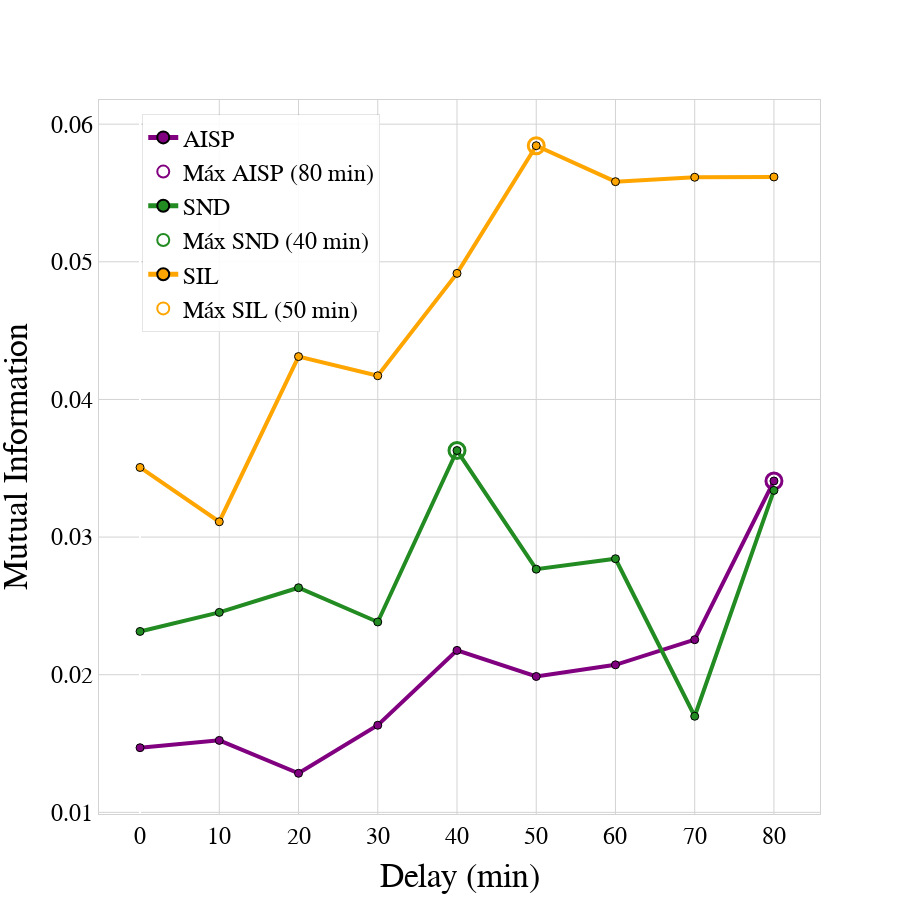

The notebook cell this image was saved under:
### Code cell
import pandas as pd
import numpy as np
from sklearn.feature_selection import mutual_info_regression
import plotly.graph_objects as go

# --- AISP ---
merged1 = pd.read_csv('/home/nivelrios/documentos/Mburicao Project/data/external/aisp_local_nivel_merged.csv', index_col=0, parse_dates=True)
merged1_copy = merged1.copy()
merged1_copy['aisp_std'] = (merged1_copy['aisp'] - merged1_copy['aisp'].mean()) / merged1['aisp'].std()
merged1_copy['nivel_std'] = (merged1_copy['nivel'] - merged1_copy['nivel'].mean()) / merged1['nivel'].std()

# --- SND ---
merged2 = pd.read_csv('/home/nivelrios/documentos/Mburicao Project/data/external/snd_local_nivel_merged.csv', index_col=0, parse_dates=True)
merged2_copy = merged2.copy()
merged2_copy['snd_std'] = (merged2_copy['snd'] - merged2_copy['snd'].mean()) / merged2['snd'].std()
merged2_copy['nivel_std'] = (merged2_copy['nivel'] - merged2_copy['nivel'].mean()) / merged2['nivel'].std()

# --- SIL ---
merged3 = pd.read_csv('/home/nivelrios/documentos/Mburicao Project/data/external/sil_nivel_merged.csv', index_col=0, parse_dates=True)
merged3_copy = merged3.copy()
merged3_copy['sil_std'] = (merged3_copy['sil'] - merged3_copy['sil'].mean()) / merged3['sil'].std()
merged3_copy['nivel_std'] = (merged3_copy['nivel'] - merged3_copy['nivel'].mean()) / merged3['nivel'].std()

# --- Parámetros de retardo ---
delays_minutes = np.arange(0, 81, 10)
delays_steps = delays_minutes // 10

# --- Calcular MI: AISP ---
mi_values_aisp = []
for d in delays_steps:
    aisp_shifted = merged1['aisp'].shift(d)
    df_temp = pd.DataFrame({'nivel': merged1['nivel'], 'aisp_shifted': aisp_shifted}).dropna()
    mi = mutual_info_regression(df_temp[['nivel']], df_temp['aisp_shifted'], random_state=0)[0] if len(df_temp) > 0 else np.nan
    mi_values_aisp.append(mi)
idx_max_aisp = np.nanargmax(mi_values_aisp)
lag_aisp = delays_minutes[idx_max_aisp]
mi_max_aisp = mi_values_aisp[idx_max_aisp]

# --- Calcular MI: SND ---
mi_values_snd = []
for d in delays_steps:
    snd_shifted = merged2['snd'].shift(d)
    df_temp = pd.DataFrame({'nivel': merged2['nivel'], 'snd_shifted': snd_shifted}).dropna()
    mi = mutual_info_regression(df_temp[['nivel']], df_temp['snd_shifted'], random_state=0)[0] if len(df_temp) > 0 else np.nan
    mi_values_snd.append(mi)
idx_max_snd = np.nanargmax(mi_values_snd)
lag_snd = delays_minutes[idx_max_snd]
mi_max_snd = mi_values_snd[idx_max_snd]

# --- Calcular MI: SIL ---
mi_values_sil = []
for d in delays_steps:
    sil_shifted = merged3['sil'].shift(d)
    df_temp = pd.DataFrame({'nivel': merged3['nivel'], 'sil_shifted': sil_shifted}).dropna()
    mi = mutual_info_regression(df_temp[['nivel']], df_temp['sil_shifted'], random_state=0)[0] if len(df_temp) > 0 else np.nan
    mi_values_sil.append(mi)
idx_max_sil = np.nanargmax(mi_values_sil)
lag_sil = delays_minutes[idx_max_sil]
mi_max_sil = mi_values_sil[idx_max_sil]

# --- Crear figura combinada ---
# --- Crear figura combinada ---
fig = go.Figure()

# AISP trace
fig.add_trace(go.Scatter(
    x=delays_minutes,
    y=mi_values_aisp,
    mode='lines+markers',
    name='AISP',
    marker=dict(size=8, color='purple', line=dict(width=1, color='black')),
    line=dict(width=4, color='purple')
))
fig.add_trace(go.Scatter(
    x=[lag_aisp],
    y=[mi_max_aisp],
    mode='markers',
    name=f'Máx AISP ({lag_aisp} min)',
    marker=dict(
        size=16,
        color='purple',
        symbol='circle-open',
        line=dict(color='purple', width=3)
    )
))

# SND trace
fig.add_trace(go.Scatter(
    x=delays_minutes,
    y=mi_values_snd,
    mode='lines+markers',
    name='SND',
    marker=dict(size=8, color='forestgreen', line=dict(width=1, color='black')),
    line=dict(width=4, color='forestgreen')
))
fig.add_trace(go.Scatter(
    x=[lag_snd],
    y=[mi_max_snd],
    mode='markers',
    name=f'Máx SND ({lag_snd} min)',
    marker=dict(
        size=16,
        color='forestgreen',
        symbol='circle-open',
        line=dict(color='forestgreen', width=3)
    )
))

# SIL trace
fig.add_trace(go.Scatter(
    x=delays_minutes,
    y=mi_values_sil,
    mode='lines+markers',
    name='SIL',
    marker=dict(size=8, color='orange', line=dict(width=1, color='black')),
    line=dict(width=4, color='orange')
))
fig.add_trace(go.Scatter(
    x=[lag_sil],
    y=[mi_max_sil],
    mode='markers',
    name=f'Máx SIL ({lag_sil} min)',
    marker=dict(
        size=16,
        color='orange',
        symbol='circle-open',
        line=dict(color='orange', width=3)
    )
))

# --- Layout con fuente Arial ---
fig.update_layout(
    xaxis_title='Delay (min)',
    yaxis_title='Mutual Information',
    width=900,
    height=900,
    plot_bgcolor='white',
    paper_bgcolor='white',
    font=dict(family="Arial", size=24),
    
    # Leyenda ajustada al estilo de la imagen (translúcida, bordes suaves)
    legend=dict(
        #title='Stations',
        font=dict(size=24, color='black', family="Arial"),
        x=0.06,
        y=0.98,
        xanchor='left',
        yanchor='top',
        bgcolor='rgba(255, 255, 255, 0.9)',  # Fondo gris translúcido (ajusta el alpha)
        bordercolor='rgba(0, 0, 0, 0.1)',    # Borde semi-transparente
        borderwidth=1,
        itemsizing='constant',
        itemwidth=30,
        traceorder='normal',
    ),
    
    # Ejes (sin cambios)
    xaxis=dict(
        title_font=dict(size=34, color='black', family="Arial"),
        tickfont=dict(size=24, color='black', family="Arial"),
        showline=True,
        linewidth=1,
        linecolor='lightgray',
        mirror=True,
        gridcolor='lightgray'
    ),
    yaxis=dict(
        title_font=dict(size=34, color='black', family="Arial"),
        tickfont=dict(size=24, color='black', family="Arial"),
        showline=True,
        linewidth=1,
        linecolor='lightgray',
        mirror=True,
        gridcolor='lightgray'
    ),
   
)

fig.show()

### Figure 1 — Plotly figure (JSON) as saved in the notebook; plotly's stock layout.template omitted (floating-point values rounded to 4 significant figures)
{"data": [{"line": {"color": "purple", "width": 4}, "marker": {"color": "purple", "line": {"color": "black", "width": 1}, "size": 8}, "mode": "lines+markers", "name": "AISP", "type": "scatter", "x": [0, 10, 20, 30, 40, 50, 60, 70, 80], "y": [0.0147, 0.01523, 0.01284, 0.01633, 0.02177, 0.01987, 0.02072, 0.02254, 0.03408]}, {"marker": {"color": "purple", "line": {"color": "purple", "width": 3}, "size": 16, "symbol": "circle-open"}, "mode": "markers", "name": "Máx AISP (80 min)", "type": "scatter", "x": [80], "y": [0.03408]}, {"line": {"color": "forestgreen", "width": 4}, "marker": {"color": "forestgreen", "line": {"color": "black", "width": 1}, "size": 8}, "mode": "lines+markers", "name": "SND", "type": "scatter", "x": [0, 10, 20, 30, 40, 50, 60, 70, 80], "y": [0.02315, 0.02453, 0.02632, 0.02383, 0.03629, 0.02767, 0.02843, 0.01698, 0.03339]}, {"marker": {"color": "forestgreen", "line": {"color": "forestgreen", "width": 3}, "size": 16, "symbol": "circle-open"}, "mode": "markers", "name": "Máx SND (40 min)", "type": "scatter", "x": [40], "y": [0.03629]}, {"line": {"color": "orange", "width": 4}, "marker": {"color": "orange", "line": {"color": "black", "width": 1}, "size": 8}, "mode": "lines+markers", "name": "SIL", "type": "scatter", "x": [0, 10, 20, 30, 40, 50, 60, 70, 80], "y": [0.03506, 0.03111, 0.04311, 0.04172, 0.04916, 0.05844, 0.05582, 0.05614, 0.05616]}, {"marker": {"color": "orange", "line": {"color": "orange", "width": 3}, "size": 16, "symbol": "circle-open"}, "mode": "markers", "name": "Máx SIL (50 min)", "type": "scatter", "x": [50], "y": [0.05844]}], "layout": {"font": {"family": "Arial", "size": 24}, "height": 900, "legend": {"bgcolor": "rgba(255, 255, 255, 0.9)", "bordercolor": "rgba(0, 0, 0, 0.1)", "borderwidth": 1, "font": {"color": "black", "family": "Arial", "size": 24}, "itemsizing": "constant", "itemwidth": 30, "traceorder": "normal", "x": 0.06, "xanchor": "left", "y": 0.98, "yanchor": "top"}, "paper_bgcolor": "white", "plot_bgcolor": "white", "width": 900, "xaxis": {"autorange": true, "gridcolor": "lightgray", "linecolor": "lightgray", "linewidth": 1, "mirror": true, "range": [-5.185, 85.82], "showline": true, "tickfont": {"color": "black", "family": "Arial", "size": 24}, "title": {"font": {"color": "black", "family": "Arial", "size": 34}, "text": "Delay (min)"}, "type": "linear"}, "yaxis": {"autorange": true, "gridcolor": "lightgray", "linecolor": "lightgray", "linewidth": 1, "mirror": true, "range": [0.009882, 0.06175], "showline": true, "tickfont": {"color": "black", "family": "Arial", "size": 24}, "title": {"font": {"color": "black", "family": "Arial", "size": 34}, "text": "Mutual Information"}, "type": "linear"}}}
